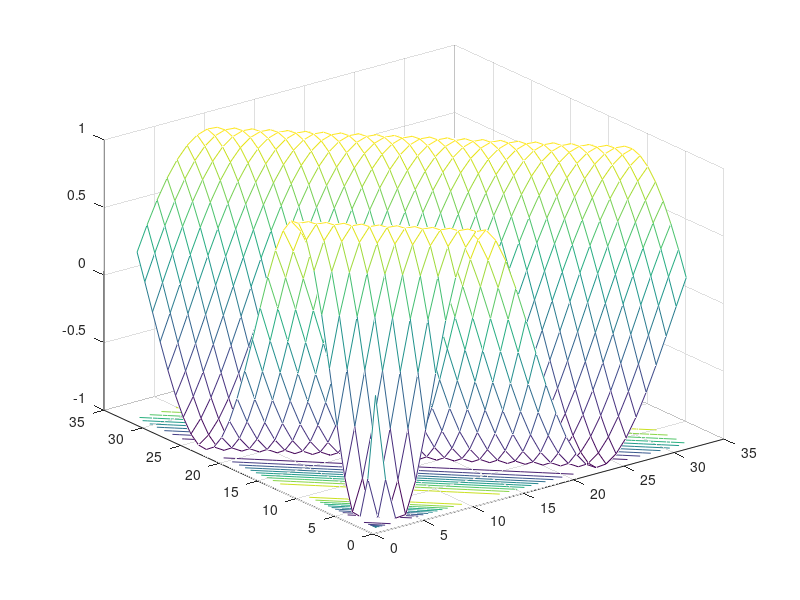

This figure's MATLAB source:
% cuarto punto

x=0:0.1:pi;
y=0:0.1:pi;

[X,Y]=meshgrid(x,y);

Z= sin(sqrt(X^2+Y^2));

meshc(Z);

for i=1:10
    Z=sin(sqrt(X^2+Y^2+i));
    meshc(Z);
    M(i)=getframe;
end

movie(M,4,6);